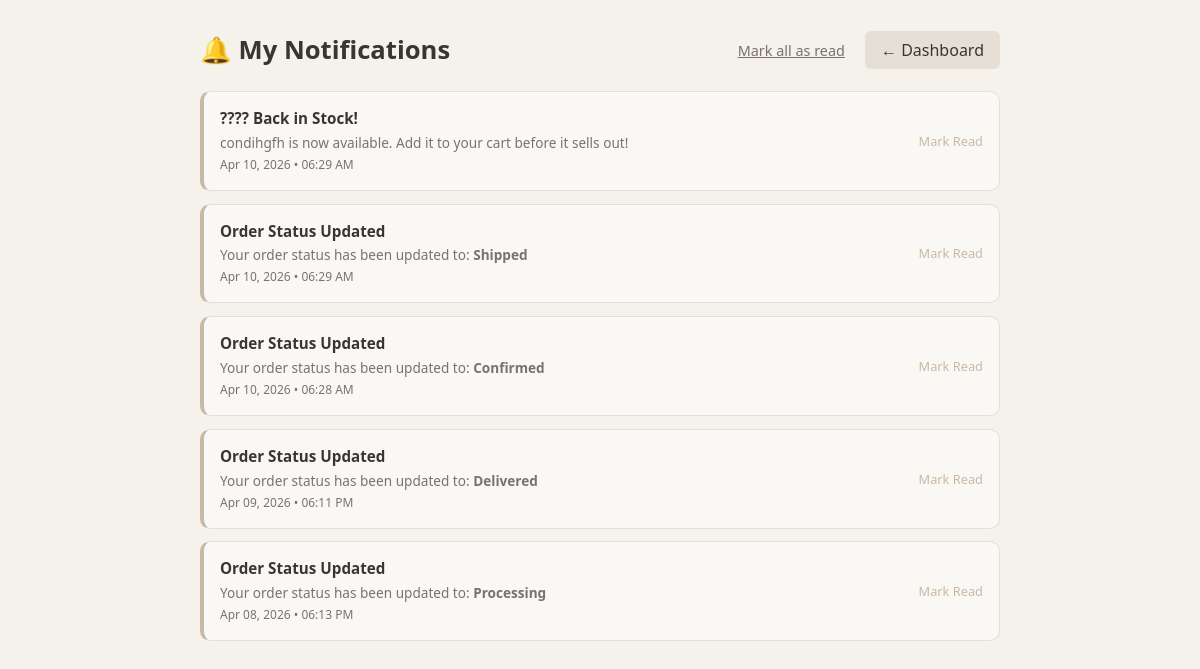
The app's page /user/notifications.php (signed in) with its own data.
### tables this page shows
CREATE TABLE `notifications` (
  `id` int(11) NOT NULL,
  `type` varchar(50) DEFAULT 'order_cancelled',
  `title` varchar(255) NOT NULL,
  `message` text NOT NULL,
  `related_id` int(11) DEFAULT NULL,
  `user_id` int(11) DEFAULT NULL,
  `is_read` tinyint(1) DEFAULT 0,
  `created_at` timestamp NOT NULL DEFAULT current_timestamp()
);

### user/notifications.php (the view, shortened to what this page needs)
<?php
require_once '../db.php';
$userId = $_SESSION['user_id'];
$stmt = $pdo->prepare("SELECT * FROM notifications WHERE user_id = ? ORDER BY created_at DESC");
$stmt->execute([$userId]);
$notifs = $stmt->fetchAll();
?>
<!DOCTYPE html>
<html lang="en">
<head>
</head>
<body>
    <div class="container">
        <div class="header">
            <h1>🔔 My Notifications</h1>
            <div>
                <a href="?mark_all" style="color:var(--mut); font-size:.9rem; margin-right:1rem;">Mark all as read</a>
                <a href="index.php" class="btn-back">← Dashboard</a>
            </div>
        </div>
        <?php if(empty($notifs)): ?>
            <div class="empty">
                <h2>All caught up!</h2>
                <p>You'll see updates about your orders here.</p>
            </div>
        <?php else: ?>
            <?php foreach($notifs as $n): ?>
            <div class="notif <?= $n['is_read']?'':'unread' ?>">
                <div>
                    <h3><?= htmlspecialchars($n['title']) ?></h3>
                    <p><?= $n['message'] ?></p>
                    <small><?= date('M d, Y • h:i A', strtotime($n['created_at'])) ?></small>
                </div>
                <?php if(!$n['is_read']): ?>
                    <a href="?mark_read&id=<?= $n['id'] ?>" class="mark-link">Mark Read</a>
                <?php endif; ?>
            </div>
            <?php endforeach; ?>
        <?php endif; ?>
    </div>
</body>
</html>

### user/notifications.php (style rules this page uses)
:root { --bg:#F5F1EB; --card:#FFF; --accent:#C8B9A5; --txt:#3A3532; --mut:#7A726C; --bdr:#E6DFD6; }
* { box-sizing:border-box; margin:0; padding:0; font-family:system-ui,sans-serif; }
body { background:var(--bg); color:var(--txt); padding:2rem 1rem; }
.container { max-width:800px; margin:0 auto; }
.header { display:flex; justify-content:space-between; align-items:center; margin-bottom:1.5rem; flex-wrap:wrap; gap:1rem; }
h1 { font-size:1.6rem; }
.btn-back { background:var(--bdr); color:var(--txt); padding:.5rem 1rem; border-radius:6px; text-decoration:none; font-weight:500; }
.notif { background:var(--card); border:1px solid var(--bdr); border-radius:10px; padding:1rem; margin-bottom:.8rem; display:flex; justify-content:space-between; align-items:center; transition:.2s; }
.notif.unread { border-left:4px solid var(--accent); background:#FAF8F5; }
.notif h3 { font-size:.95rem; margin-bottom:.3rem; }
.notif p { font-size:.85rem; color:var(--mut); }
.notif small { font-size:.75rem; color:var(--mut); }
.mark-link { color:var(--accent); text-decoration:none; font-size:.8rem; font-weight:500; margin-left:.5rem; }

### records on screen
notifications: title "???? Back in Stock!", message "condihgfh is now available. Add it to your cart before it sells out!", created_at "Apr 10, 2026 • 06:29 AM"
notifications: title "Order Status Updated", message "Your order status has been updated to: Shipped", created_at "Apr 10, 2026 • 06:29 AM"
notifications: title "Order Status Updated", message "Your order status has been updated to: Confirmed", created_at "Apr 10, 2026 • 06:28 AM"
notifications: title "Order Status Updated", message "Your order status has been updated to: Delivered", created_at "Apr 09, 2026 • 06:11 PM"
notifications: title "Order Status Updated", message "Your order status has been updated to: Processing", created_at "Apr 08, 2026 • 06:13 PM"
